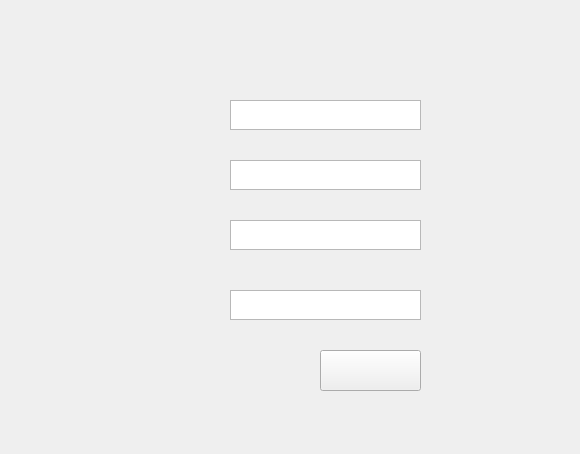
<?xml version="1.0" encoding="UTF-8"?>
<ui version="4.0">
 <class>Form</class>
 <widget class="QWidget" name="Form">
  <property name="geometry">
   <rect>
    <x>0</x>
    <y>0</y>
    <width>580</width>
    <height>454</height>
   </rect>
  </property>
  <property name="windowTitle">
   <string>Form</string>
  </property>
  <property name="styleSheet">
   <string notr="true">border-image: url(:/design/design/join_page.png);</string>
  </property>
  <widget class="QTextEdit" name="textEdit">
   <property name="geometry">
    <rect>
     <x>230</x>
     <y>100</y>
     <width>191</width>
     <height>30</height>
    </rect>
   </property>
   <property name="styleSheet">
    <string notr="true">border-image: url(:/design/design/투명.png);</string>
   </property>
  </widget>
  <widget class="QTextEdit" name="textEdit_2">
   <property name="geometry">
    <rect>
     <x>230</x>
     <y>160</y>
     <width>191</width>
     <height>30</height>
    </rect>
   </property>
   <property name="styleSheet">
    <string notr="true">border-image: url(:/design/design/투명.png);</string>
   </property>
  </widget>
  <widget class="QTextEdit" name="textEdit_3">
   <property name="geometry">
    <rect>
     <x>230</x>
     <y>220</y>
     <width>191</width>
     <height>30</height>
    </rect>
   </property>
   <property name="styleSheet">
    <string notr="true">border-image: url(:/design/design/투명.png);</string>
   </property>
  </widget>
  <widget class="QTextEdit" name="textEdit_4">
   <property name="geometry">
    <rect>
     <x>230</x>
     <y>290</y>
     <width>191</width>
     <height>30</height>
    </rect>
   </property>
   <property name="styleSheet">
    <string notr="true">border-image: url(:/design/design/투명.png);</string>
   </property>
  </widget>
  <widget class="QPushButton" name="join_button">
   <property name="geometry">
    <rect>
     <x>320</x>
     <y>350</y>
     <width>101</width>
     <height>41</height>
    </rect>
   </property>
   <property name="styleSheet">
    <string notr="true">border-image: url(:/design/design/회원가입.png);</string>
   </property>
   <property name="text">
    <string/>
   </property>
  </widget>
 </widget>
 <resources>
  <include location="gui_design.qrc"/>
 </resources>
 <connections/>
</ui>
